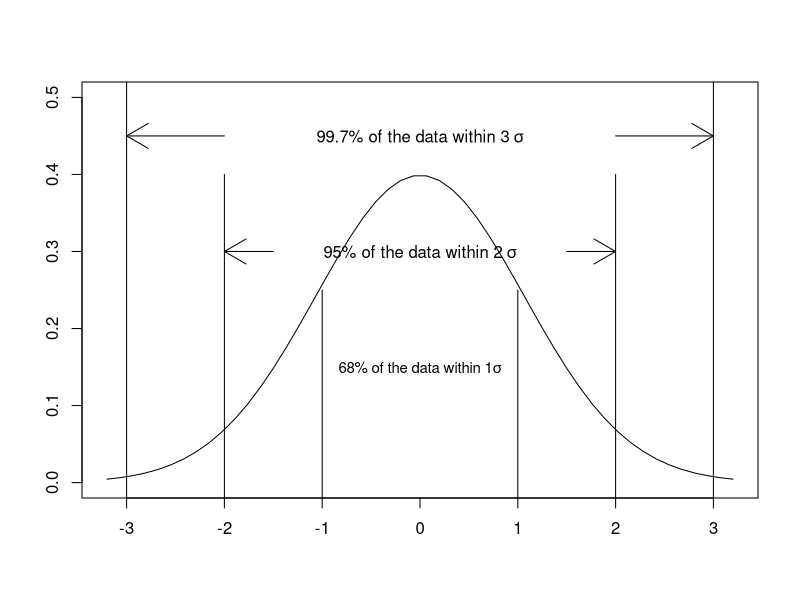

Reproduce this figure in R.
## ---- chunk 1
knitr::opts_chunk$set(echo = TRUE)
## ---- chunk 2
set.seed(20161117)
#generate some random data
x<-rnorm(100)
#compute the standard deviation
sd(x)
## ---- chunk 3
plot(seq(-3.2,3.2,length=50),dnorm(seq(-3,3,length=50),0,1),type="l",xlab="",ylab="",ylim=c(0,0.5))
segments(x0 = c(-3,3),y0 = c(-1,-1),x1 = c(-3,3),y1=c(1,1))
text(x=0,y=0.45,labels = expression("99.7% of the data within 3" ~ sigma))
arrows(x0=c(-2,2),y0=c(0.45,0.45),x1=c(-3,3),y1=c(0.45,0.45))
segments(x0 = c(-2,2),y0 = c(-1,-1),x1 = c(-2,2),y1=c(0.4,0.4))
text(x=0,y=0.3,labels = expression("95% of the data within 2" ~ sigma))
arrows(x0=c(-1.5,1.5),y0=c(0.3,0.3),x1=c(-2,2),y1=c(0.3,0.3))
segments(x0 = c(-1,1),y0 = c(-1,-1),x1 = c(-1,1),y1=c(0.25,0.25))
text(x=0,y=0.15,labels = expression("68% of the data within 1" * sigma),cex=0.9)
